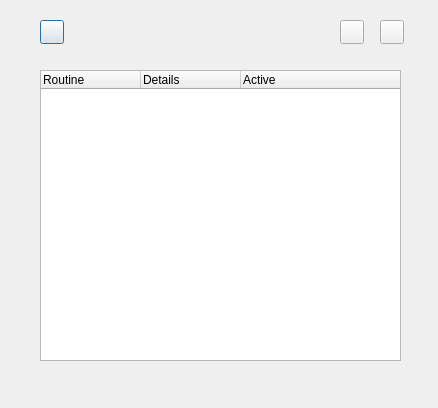
<?xml version="1.0" encoding="UTF-8"?>
<ui version="4.0">
 <class>RoutineDialog</class>
 <widget class="QDialog" name="RoutineDialog">
  <property name="geometry">
   <rect>
    <x>0</x>
    <y>0</y>
    <width>438</width>
    <height>408</height>
   </rect>
  </property>
  <property name="windowTitle">
   <string>Routines</string>
  </property>
  <widget class="QTreeWidget" name="treeRoutine">
   <property name="geometry">
    <rect>
     <x>40</x>
     <y>70</y>
     <width>361</width>
     <height>291</height>
    </rect>
   </property>
   <property name="columnCount">
    <number>3</number>
   </property>
   <column>
    <property name="text">
     <string>Routine</string>
    </property>
   </column>
   <column>
    <property name="text">
     <string>Details</string>
    </property>
   </column>
   <column>
    <property name="text">
     <string>Active</string>
    </property>
   </column>
  </widget>
  <widget class="QPushButton" name="btnHome">
   <property name="geometry">
    <rect>
     <x>40</x>
     <y>20</y>
     <width>24</width>
     <height>24</height>
    </rect>
   </property>
   <property name="focusPolicy">
    <enum>Qt::FocusPolicy::TabFocus</enum>
   </property>
   <property name="text">
    <string/>
   </property>
   <property name="icon">
    <iconset theme="QIcon::ThemeIcon::GoHome"/>
   </property>
  </widget>
  <widget class="QPushButton" name="btnAdd">
   <property name="geometry">
    <rect>
     <x>340</x>
     <y>20</y>
     <width>24</width>
     <height>24</height>
    </rect>
   </property>
   <property name="focusPolicy">
    <enum>Qt::FocusPolicy::TabFocus</enum>
   </property>
   <property name="text">
    <string/>
   </property>
   <property name="icon">
    <iconset theme="QIcon::ThemeIcon::ListAdd"/>
   </property>
  </widget>
  <widget class="QPushButton" name="btnDel">
   <property name="geometry">
    <rect>
     <x>380</x>
     <y>20</y>
     <width>24</width>
     <height>24</height>
    </rect>
   </property>
   <property name="focusPolicy">
    <enum>Qt::FocusPolicy::TabFocus</enum>
   </property>
   <property name="text">
    <string/>
   </property>
   <property name="icon">
    <iconset theme="QIcon::ThemeIcon::ListRemove"/>
   </property>
  </widget>
 </widget>
 <resources/>
 <connections/>
</ui>
